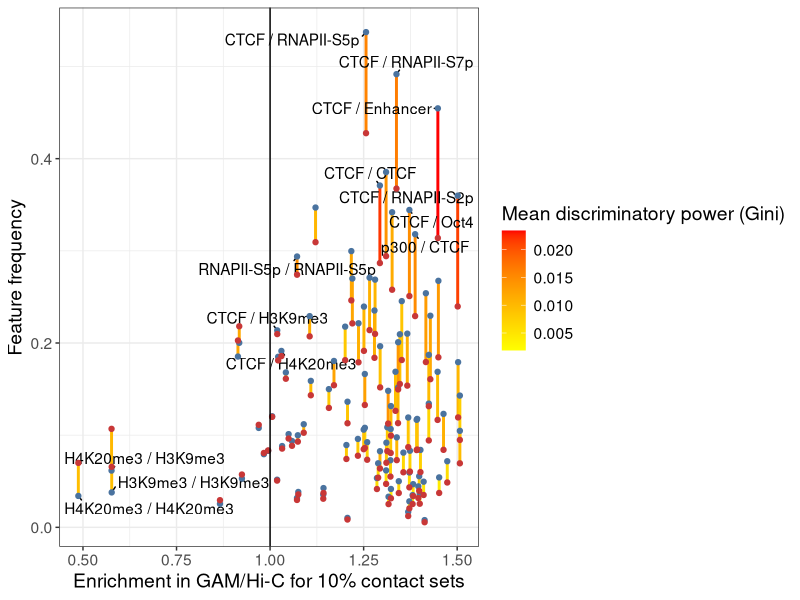

The R source for this figure:
library(dplyr)
library(tidyr)
library(readr)
library(forcats)
library(ggplot2)
library(ggrepel)
library("RColorBrewer")
library(patchwork)

setwd(dirname(rstudioapi::getActiveDocumentContext()$path))

options(scipen=9)
options(digits=2)

cGAM="#c83737"
cHiC="#4a739f"


bcolors = colorRampPalette(brewer.pal(9, "Blues"))(10)

mytheme = 
  theme_bw() + 
  theme(legend.position = "right")+
  theme(text = element_text(size=14))


catcolors.spec=c("strong"="#828282",
                 "common"="#828282",
                 "GAM"="#c83737",
                 "HiC"="#4a739f",
                 "GAM.strong"="#FF6900",
                 "HiC.strong"="#779AFF",
                 "strongcommon"="#ff990cdd"
)


###################
## 10% sets

enrichments = read_tsv("./data/ST9 - Feature pair enrichments.tsv") %>%
  dplyr::mutate(
    Enrichment_in_GAM=`% covered in GAM`/`% covered in Hi-C`,
    Enrichment_in_HiC=1/Enrichment_in_GAM
  ) 

enrichments_dtop10 = enrichments  %>% 
  mutate(dselected = rank( desc(`Mean discriminatory power (Gini)`)), 
         selected = rank(desc(`Mean discriminatory power (Gini)`))<11 | `HiC rank enrichment`<4) %>% 
  filter(selected) %>%
  mutate(FeatureF = fct_reorder(`Feature pair`, (`Mean discriminatory power (Gini)`)))


# Ext. Data Fig 8b
ggplot(enrichments, aes(x=Enrichment_in_GAM))+
  geom_segment(aes(color=`Mean discriminatory power (Gini)`, x=Enrichment_in_GAM,xend=Enrichment_in_GAM, y=`% covered in GAM`,  yend=`% covered in Hi-C`), linewidth=1) +
  geom_text_repel(data=enrichments_dtop10, aes(label=`Feature pair`, y=`% covered in GAM`), min.segment.length=0) +
  geom_point(aes(y=`% covered in GAM`), color=cHiC)+
  geom_point(aes( y=`% covered in Hi-C`), color=cGAM)+
  ylab("Feature frequency")+
  xlab("Enrichment in GAM/Hi-C for 10% contact sets")+
  geom_vline(xintercept = 1)+
  mytheme + 
  scale_color_gradient(low = "yellow", high = "red")
